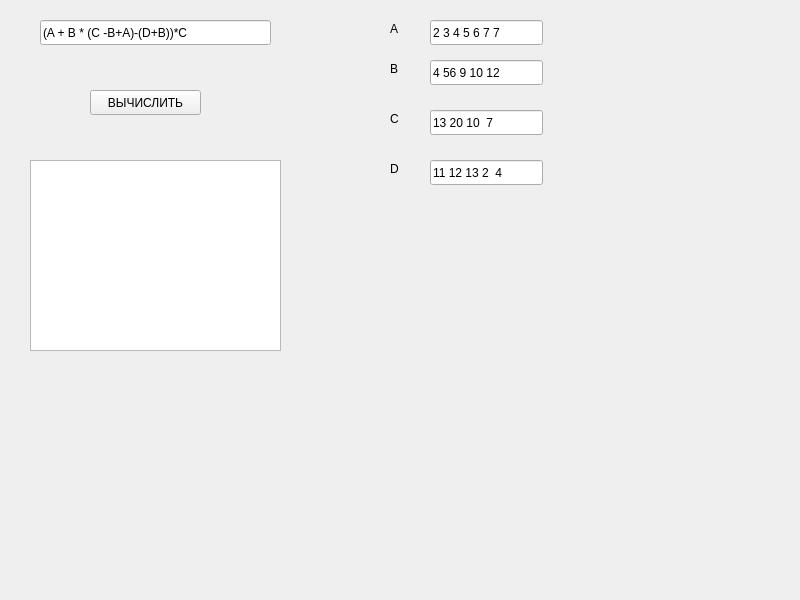
<?xml version="1.0" encoding="UTF-8"?>
<ui version="4.0">
 <class>Widget</class>
 <widget class="QWidget" name="Widget">
  <property name="geometry">
   <rect>
    <x>0</x>
    <y>0</y>
    <width>800</width>
    <height>600</height>
   </rect>
  </property>
  <property name="windowTitle">
   <string>Widget</string>
  </property>
  <widget class="QPushButton" name="pushButton">
   <property name="geometry">
    <rect>
     <x>90</x>
     <y>90</y>
     <width>111</width>
     <height>25</height>
    </rect>
   </property>
   <property name="text">
    <string>ВЫЧИСЛИТЬ</string>
   </property>
  </widget>
  <widget class="QLineEdit" name="lineEdit">
   <property name="geometry">
    <rect>
     <x>40</x>
     <y>20</y>
     <width>231</width>
     <height>25</height>
    </rect>
   </property>
   <property name="text">
    <string>(A + B * (C -B+A)-(D+B))*C</string>
   </property>
  </widget>
  <widget class="QPlainTextEdit" name="plainTextEdit">
   <property name="geometry">
    <rect>
     <x>30</x>
     <y>160</y>
     <width>251</width>
     <height>191</height>
    </rect>
   </property>
  </widget>
  <widget class="QLabel" name="label">
   <property name="geometry">
    <rect>
     <x>390</x>
     <y>20</y>
     <width>16</width>
     <height>17</height>
    </rect>
   </property>
   <property name="text">
    <string>A</string>
   </property>
  </widget>
  <widget class="QLineEdit" name="lineEdit_2">
   <property name="geometry">
    <rect>
     <x>430</x>
     <y>20</y>
     <width>113</width>
     <height>25</height>
    </rect>
   </property>
   <property name="text">
    <string>2 3 4 5 6 7 7</string>
   </property>
  </widget>
  <widget class="QLabel" name="label_2">
   <property name="geometry">
    <rect>
     <x>390</x>
     <y>60</y>
     <width>16</width>
     <height>17</height>
    </rect>
   </property>
   <property name="text">
    <string>B</string>
   </property>
  </widget>
  <widget class="QLineEdit" name="lineEdit_3">
   <property name="geometry">
    <rect>
     <x>430</x>
     <y>60</y>
     <width>113</width>
     <height>25</height>
    </rect>
   </property>
   <property name="text">
    <string>4 56 9 10 12 </string>
   </property>
  </widget>
  <widget class="QLineEdit" name="lineEdit_4">
   <property name="geometry">
    <rect>
     <x>430</x>
     <y>110</y>
     <width>113</width>
     <height>25</height>
    </rect>
   </property>
   <property name="text">
    <string>13 20 10  7 </string>
   </property>
  </widget>
  <widget class="QLineEdit" name="lineEdit_5">
   <property name="geometry">
    <rect>
     <x>430</x>
     <y>160</y>
     <width>113</width>
     <height>25</height>
    </rect>
   </property>
   <property name="text">
    <string>11 12 13 2  4</string>
   </property>
  </widget>
  <widget class="QLabel" name="label_3">
   <property name="geometry">
    <rect>
     <x>390</x>
     <y>110</y>
     <width>21</width>
     <height>17</height>
    </rect>
   </property>
   <property name="text">
    <string>C</string>
   </property>
  </widget>
  <widget class="QLabel" name="label_4">
   <property name="geometry">
    <rect>
     <x>390</x>
     <y>160</y>
     <width>21</width>
     <height>17</height>
    </rect>
   </property>
   <property name="text">
    <string>D</string>
   </property>
  </widget>
 </widget>
 <resources/>
 <connections/>
</ui>
